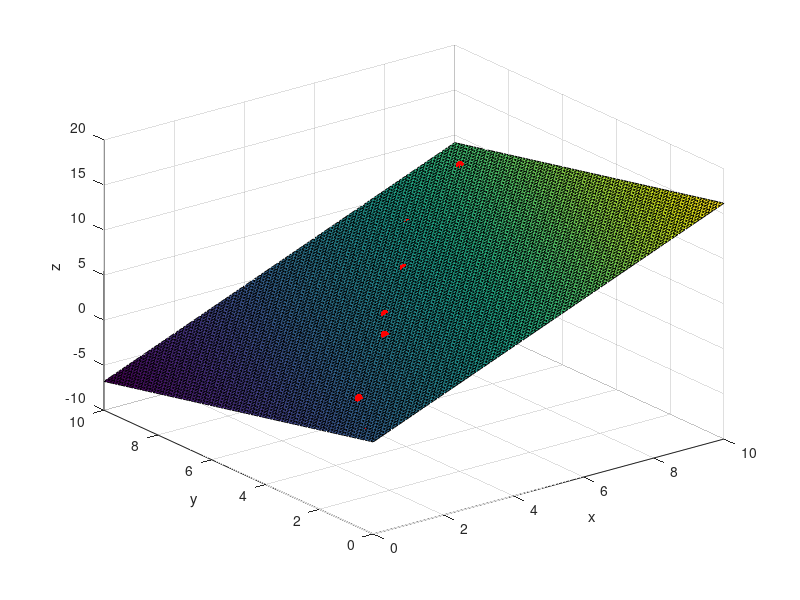

Source code (MATLAB):
% [ x0 y0 1;    [a;    [z0;
%   x1 y1 1;  *  b; =   z1;
%   ...          c]     ...
%   xn yn 1]            zn]
% b
xi = [0.40 1.2 3.4 4.1 5.7 7.2 9.3];
yi = [0.70 2.1 4.0 4.9 6.3 8.1 8.9];
zi = [0.031 0.933 3.058 3.349 4.870 5.757 8.921];

% A = [xi, yi, 1...],  B = zi
A = [0.4 0.7 1;
     1.2 2.1 1;
     3.4 4.0 1;
     4.1 4.9 1;
     5.7 6.3 1;
     7.2 8.1 1;
     9.3 8.9 1];

B = [0.031; 0.933; 3.058; 3.349; 4.870; 5.757; 8.921];

% A'Ax = A'B, x = [a b c]
x = (A'*A)\(A'*B);
a = x(1); b = x(2); c = x(3);
disp(['a = ', num2str(a),', b = ', num2str(b),'c = ', num2str(c)]);
% Generate X and Y values for plotting
X = linspace(0, 10, 100);
Y = linspace(0, 10, 100);

[X, Y] = meshgrid(X, Y);

Z = a*X + b*Y + c;

% Plot the surface and the original points
surf(X, Y, Z); hold on;
scatter3(A(:,1), A(:,2), B, 'filled', 'MarkerFaceColor', 'r');
xlabel('x'); ylabel('y'); zlabel('z');
grid on

% c
% SSD = sigma di^2 = sigma axi + byi + c - zi 
SSD = 0;
for i = 1:length(xi)
    SSD = SSD + (a*xi(i) + b*yi(i) + c - zi(i))^2;
end
disp(['Sum of the squares of the deviations: ', num2str(SSD)]);